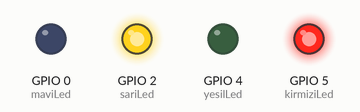
Recording of a program running on a simulated ESP8266 board running MicroPython. Parts: output pins drawn as LEDs (lit = HIGH, except the on-board LED, lit = LOW).

Above: at 0.5 s.
At 2.5 s:
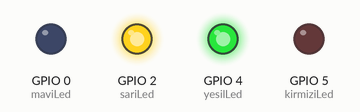
At 4.5 s:
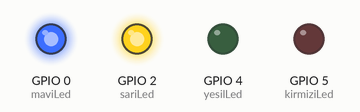
At 6.5 s:
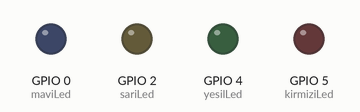
At 9.5 s:
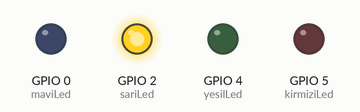
Timing chart, 0 to 10.4 s (numbered marks = the images above):
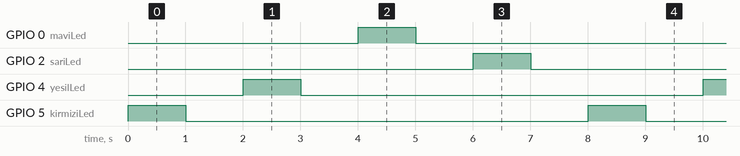

The program:

karasimsek_uygulamasi.py
```python
from machine import Pin
from time import sleep

kirmiziLed_pin = 5
yesilLed_pin = 4
maviLed_pin = 0
sariLed_pin = 2
sleep_second = 1

kirmiziLed = Pin(kirmiziLed_pin, Pin.OUT, value=0)
yesilLed = Pin(yesilLed_pin, Pin.OUT, value=0)
maviLed = Pin(maviLed_pin, Pin.OUT, value=0)
sariLed = Pin(sariLed_pin, Pin.OUT, value=0)

ledler = [kirmiziLed, yesilLed, maviLed, sariLed]

while True:
    for led in range(0, 4):
        ledler[led].on()
        sleep(sleep_second)

        ledler[led].off()
        sleep(sleep_second)
```

Measured:
- by itself, GPIO 0 (maviLed), GPIO 2 (sariLed), GPIO 4 (yesilLed), GPIO 5 (kirmiziLed): alternates HIGH for 1.0 s and LOW for 7.0 s
- by itself, everything shown: repeats every 8.0 s, in 8 steps
